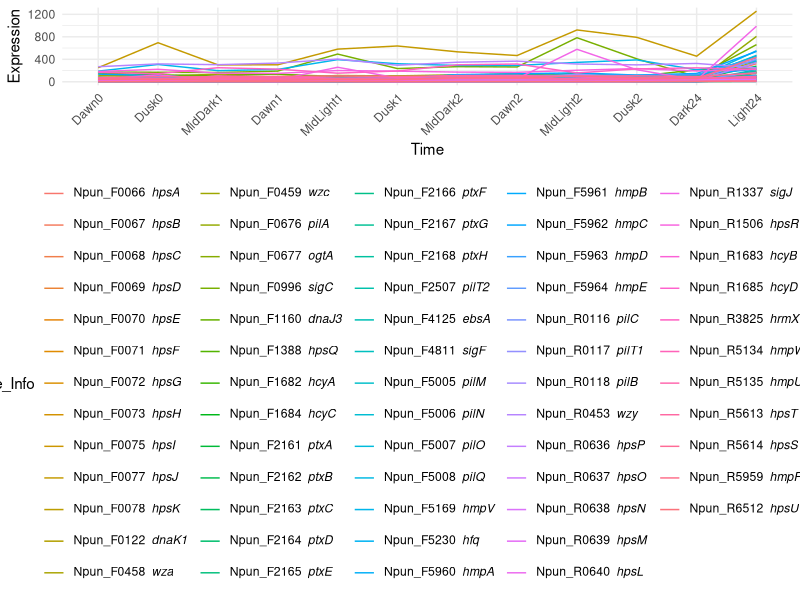
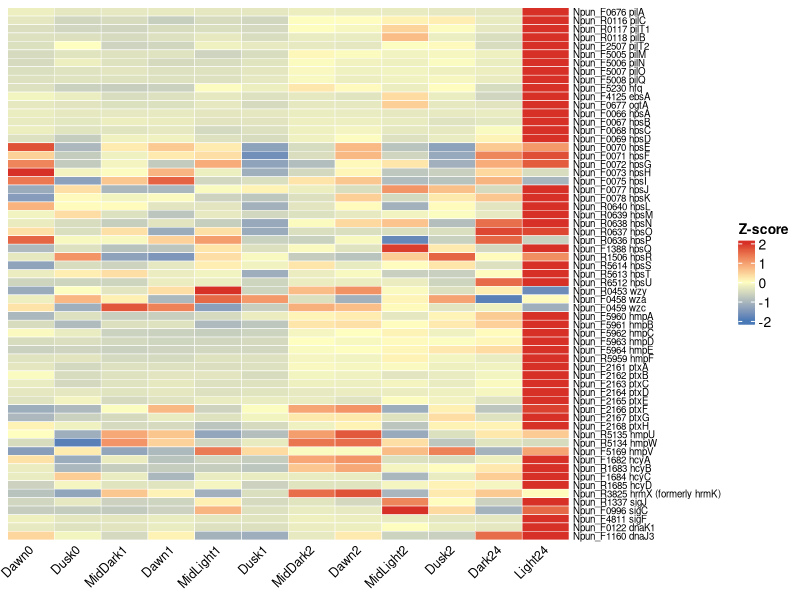

The R source for these figures, in order:
# Load the libraries
library(tidyverse)
library(dplyr)
library(tibble)
library(ggplot2)
library(ggtext)
library(magrittr)
library(ComplexHeatmap)
library(circlize)

# Load data
norm_cts <- read_csv("DataInputs/sansTRNA.csv", col_names = TRUE) %>%
  select(c( Locus, Product, KEGG1, KEGG2, KEGG3,
            Dawn0, Dusk0, 
            MidDark1, Dawn1, MidLight1, Dusk1, 
            MidDark2, Dawn2, MidLight2, Dusk2,
            Dark24, Light24))

# Specify the timepoints
timepoints <- c("Dawn0", "Dusk0",
                "MidDark1", "Dawn1", "MidLight1", "Dusk1", 
                "MidDark2", "Dawn2", "MidLight2", "Dusk2",
                "Dark24", "Light24")

# Create an expression matrix
exp_mat <- norm_cts %>% 
  select(c(Dawn0, Dusk0, 
           MidDark1, Dawn1, MidLight1, Dusk1, 
           MidDark2, Dawn2, MidLight2, Dusk2,
           Dark24, Light24)) %>% 
  as.matrix()
rownames(exp_mat) <- paste(norm_cts$Locus)

# Subset expression matrix for Hormogonium genes of interest
HormGenes <- read_csv("DataInputs/HormogoniumEnrich/SupplementalTableS6.csv", col_names = TRUE) %>%
  select(c("Locus Tag", "Gene Name", "Function"))

# Subset the exp matrix for Hormogonium genes of interest
Horm_exp_matrix <- exp_mat[HormGenes$`Locus Tag`, , drop = FALSE]

# Create data frame for plotting
Horm_data <- as.data.frame(Horm_exp_matrix) %>%
  rownames_to_column(var = "Gene") %>%
  pivot_longer(cols = -Gene, names_to = "Time", values_to = "Expression")

# Merge Horm_data with HormGenes to include the "Gene Name"
Horm_data <- Horm_data %>%
  left_join(HormGenes, by = c("Gene" = "Locus Tag"))

# Create a new column that combines the Locus Tag and Gene Name with italics for the Gene Name
Horm_data <- Horm_data %>%
  mutate(Gene_Info = paste(Gene, "<i>", `Gene Name`, "</i>", sep = "  "))

# Define the desired order of timepoints
time_order <- c("Dawn0", "Dusk0",
                "MidDark1", "Dawn1", "MidLight1", "Dusk1",
                "MidDark2", "Dawn2", "MidLight2", "Dusk2",
                "Dark24", "Light24")

# Convert the Time variable to a factor with the desired order
Horm_data$Time <- factor(Horm_data$Time, levels = time_order)

# Plot the scaled expression data with the updated x-axis order
p1 <- ggplot(Horm_data, aes(x = Time, y = Expression, color = Gene_Info, group = Gene_Info)) +
  geom_line() +
  xlab("Time") +
  ylab("Expression") +
  theme_minimal() +
  theme(legend.position = "bottom",
        legend.direction = "horizontal",
        axis.text.x = element_text(angle = 45, hjust = 1),
        legend.text = element_markdown())
p1


# Add Gene Name to the corresponding Locus Tag row names
row_names_with_gene <- HormGenes %>%
  mutate(CombinedName = ifelse(is.na(`Gene Name`), `Locus Tag`, paste(`Locus Tag`, `Gene Name`, sep = " "))) %>%
  select(`Locus Tag`, CombinedName)

# Update the row names in the expression matrix
rownames(Horm_exp_matrix) <- row_names_with_gene$CombinedName[match(rownames(Horm_exp_matrix), row_names_with_gene$`Locus Tag`)]

# Need to scale the data (z-score), but scale() only works on columns, so need to scale the gene expression (not timepoints), so need to transpose 
Horm_exp_matrix_in <- t(scale(t(Horm_exp_matrix)))

# Calculate gene distances
Horm_gene_dist <- dist(Horm_exp_matrix_in, method = "euclidean")

# Perform hierarchical clustering
Horm_gene_hclust <- hclust(Horm_gene_dist, method = "complete")

# Create the expression z-score colors
zScoreCol <- colorRamp2(c(-2, 0, 2), c("#4979B6","#FEFEC0","#D73027"))

# Plot the heatmap with row annotation
HormMAP <- Heatmap(Horm_exp_matrix_in, 
                   col = zScoreCol,
                   cluster_rows = FALSE,
                   column_names_rot = 45,
                   cluster_columns = FALSE,
                   show_row_names = TRUE, # Turn off default row names
                   #right_annotation = row_anno,
                   column_names_gp = gpar(fontsize = 9),
                   row_dend_gp = gpar(lwd = 0.5, lex = 0.5),
                   row_names_gp = gpar(fontsize = 7),
                   row_dend_width = unit(0.50, "cm"),
                   show_heatmap_legend = TRUE,
                   heatmap_legend_param = list(title = "Z-score"),
                   row_gap = unit(0.5, "cm"),
                   rect_gp = gpar(col = "white", lwd = 0.5),
                   row_title = NULL
)

draw(HormMAP)
